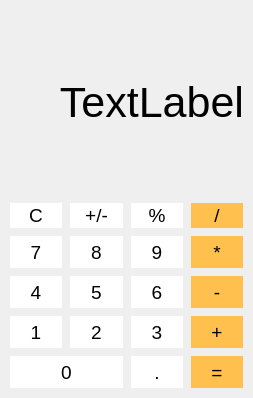
<?xml version="1.0" encoding="UTF-8"?>
<ui version="4.0">
 <class>main_window</class>
 <widget class="QMainWindow" name="main_window">
  <property name="geometry">
   <rect>
    <x>0</x>
    <y>0</y>
    <width>253</width>
    <height>398</height>
   </rect>
  </property>
  <property name="sizePolicy">
   <sizepolicy hsizetype="Minimum" vsizetype="Minimum">
    <horstretch>0</horstretch>
    <verstretch>0</verstretch>
   </sizepolicy>
  </property>
  <property name="windowTitle">
   <string>main_window</string>
  </property>
  <widget class="QWidget" name="centralwidget">
   <layout class="QVBoxLayout" name="verticalLayout_2">
    <item>
     <widget class="QLabel" name="label">
      <property name="font">
       <font>
        <pointsize>32</pointsize>
       </font>
      </property>
      <property name="styleSheet">
       <string notr="true"/>
      </property>
      <property name="text">
       <string>TextLabel</string>
      </property>
      <property name="alignment">
       <set>Qt::AlignRight|Qt::AlignTrailing|Qt::AlignVCenter</set>
      </property>
     </widget>
    </item>
    <item>
     <layout class="QVBoxLayout" name="vertical_layout">
      <property name="spacing">
       <number>-1</number>
      </property>
      <item>
       <layout class="QGridLayout" name="grid_layout">
        <property name="topMargin">
         <number>0</number>
        </property>
        <item row="2" column="0">
         <widget class="QPushButton" name="button_4">
          <property name="sizePolicy">
           <sizepolicy hsizetype="Preferred" vsizetype="Preferred">
            <horstretch>0</horstretch>
            <verstretch>0</verstretch>
           </sizepolicy>
          </property>
          <property name="font">
           <font>
            <pointsize>14</pointsize>
           </font>
          </property>
          <property name="styleSheet">
           <string notr="true">QPushButton
{
	background-color : white;
	border : none;
	padding : 1px;
	margin : 1px;
}

QPushButton:pressed
{
	background-color : silver;
}</string>
          </property>
          <property name="text">
           <string>4</string>
          </property>
          <attribute name="buttonGroup">
           <string notr="true">button_group</string>
          </attribute>
         </widget>
        </item>
        <item row="2" column="2">
         <widget class="QPushButton" name="button_6">
          <property name="sizePolicy">
           <sizepolicy hsizetype="Preferred" vsizetype="Preferred">
            <horstretch>0</horstretch>
            <verstretch>0</verstretch>
           </sizepolicy>
          </property>
          <property name="font">
           <font>
            <pointsize>14</pointsize>
           </font>
          </property>
          <property name="styleSheet">
           <string notr="true">QPushButton
{
	background-color : white;
	border : none;
	padding : 1px;
	margin : 1px;
}

QPushButton:pressed
{
	background-color : silver;
}</string>
          </property>
          <property name="text">
           <string>6</string>
          </property>
          <attribute name="buttonGroup">
           <string notr="true">button_group</string>
          </attribute>
         </widget>
        </item>
        <item row="1" column="3">
         <widget class="QPushButton" name="button_multiply">
          <property name="sizePolicy">
           <sizepolicy hsizetype="Preferred" vsizetype="Preferred">
            <horstretch>0</horstretch>
            <verstretch>0</verstretch>
           </sizepolicy>
          </property>
          <property name="font">
           <font>
            <pointsize>14</pointsize>
           </font>
          </property>
          <property name="styleSheet">
           <string notr="true">QPushButton
{
	background-color : #ffc04d;
	border : none;
	padding : 1px;
	margin : 1px;
}

QPushButton:pressed
{
	background-color : #e69500;
}</string>
          </property>
          <property name="text">
           <string>*</string>
          </property>
          <attribute name="buttonGroup">
           <string notr="true">button_group</string>
          </attribute>
         </widget>
        </item>
        <item row="2" column="1">
         <widget class="QPushButton" name="button_5">
          <property name="sizePolicy">
           <sizepolicy hsizetype="Preferred" vsizetype="Preferred">
            <horstretch>0</horstretch>
            <verstretch>0</verstretch>
           </sizepolicy>
          </property>
          <property name="font">
           <font>
            <pointsize>14</pointsize>
           </font>
          </property>
          <property name="styleSheet">
           <string notr="true">QPushButton
{
	background-color : white;
	border : none;
	padding : 1px;
	margin : 1px;
}

QPushButton:pressed
{
	background-color : silver;
}</string>
          </property>
          <property name="text">
           <string>5</string>
          </property>
          <attribute name="buttonGroup">
           <string notr="true">button_group</string>
          </attribute>
         </widget>
        </item>
        <item row="3" column="1">
         <widget class="QPushButton" name="button_2">
          <property name="sizePolicy">
           <sizepolicy hsizetype="Preferred" vsizetype="Preferred">
            <horstretch>0</horstretch>
            <verstretch>0</verstretch>
           </sizepolicy>
          </property>
          <property name="font">
           <font>
            <pointsize>14</pointsize>
           </font>
          </property>
          <property name="styleSheet">
           <string notr="true">QPushButton
{
	background-color : white;
	border : none;
	padding : 1px;
	margin : 1px;
}

QPushButton:pressed
{
	background-color : silver;
}</string>
          </property>
          <property name="text">
           <string>2</string>
          </property>
          <attribute name="buttonGroup">
           <string notr="true">button_group</string>
          </attribute>
         </widget>
        </item>
        <item row="3" column="0">
         <widget class="QPushButton" name="button_1">
          <property name="sizePolicy">
           <sizepolicy hsizetype="Preferred" vsizetype="Preferred">
            <horstretch>0</horstretch>
            <verstretch>0</verstretch>
           </sizepolicy>
          </property>
          <property name="font">
           <font>
            <pointsize>14</pointsize>
           </font>
          </property>
          <property name="styleSheet">
           <string notr="true">QPushButton
{
	background-color : white;
	border : none;
	padding : 1px;
	margin : 1px;
}

QPushButton:pressed
{
	background-color : silver;
}</string>
          </property>
          <property name="text">
           <string>1</string>
          </property>
          <attribute name="buttonGroup">
           <string notr="true">button_group</string>
          </attribute>
         </widget>
        </item>
        <item row="4" column="2">
         <widget class="QPushButton" name="button_dot">
          <property name="sizePolicy">
           <sizepolicy hsizetype="Preferred" vsizetype="Preferred">
            <horstretch>0</horstretch>
            <verstretch>0</verstretch>
           </sizepolicy>
          </property>
          <property name="font">
           <font>
            <pointsize>14</pointsize>
           </font>
          </property>
          <property name="styleSheet">
           <string notr="true">QPushButton
{
	background-color : white;
	border : none;
	padding : 1px;
	margin : 1px;
}

QPushButton:pressed
{
	background-color : silver;
}</string>
          </property>
          <property name="text">
           <string>.</string>
          </property>
          <attribute name="buttonGroup">
           <string notr="true">button_group</string>
          </attribute>
         </widget>
        </item>
        <item row="0" column="0">
         <widget class="QPushButton" name="button_clear">
          <property name="font">
           <font>
            <pointsize>14</pointsize>
           </font>
          </property>
          <property name="styleSheet">
           <string notr="true">QPushButton
{
	background-color : white;
	border : none;
	padding : 1px;
	margin : 1px;
}

QPushButton:pressed
{
	background-color : silver;
}</string>
          </property>
          <property name="text">
           <string>C</string>
          </property>
          <attribute name="buttonGroup">
           <string notr="true">button_group</string>
          </attribute>
         </widget>
        </item>
        <item row="0" column="3">
         <widget class="QPushButton" name="button_divide">
          <property name="sizePolicy">
           <sizepolicy hsizetype="Preferred" vsizetype="Preferred">
            <horstretch>0</horstretch>
            <verstretch>0</verstretch>
           </sizepolicy>
          </property>
          <property name="font">
           <font>
            <pointsize>14</pointsize>
           </font>
          </property>
          <property name="styleSheet">
           <string notr="true">QPushButton
{
	background-color : #ffc04d;
	border : none;
	padding : 1px;
	margin : 1px;
}

QPushButton:pressed
{
	background-color : #e69500;
}</string>
          </property>
          <property name="text">
           <string>/</string>
          </property>
          <attribute name="buttonGroup">
           <string notr="true">button_group</string>
          </attribute>
         </widget>
        </item>
        <item row="2" column="3">
         <widget class="QPushButton" name="button_substract">
          <property name="sizePolicy">
           <sizepolicy hsizetype="Preferred" vsizetype="Preferred">
            <horstretch>0</horstretch>
            <verstretch>0</verstretch>
           </sizepolicy>
          </property>
          <property name="font">
           <font>
            <pointsize>14</pointsize>
           </font>
          </property>
          <property name="styleSheet">
           <string notr="true">QPushButton
{
	background-color : #ffc04d;
	border : none;
	padding : 1px;
	margin : 1px;
}

QPushButton:pressed
{
	background-color : #e69500;
}</string>
          </property>
          <property name="text">
           <string>-</string>
          </property>
          <attribute name="buttonGroup">
           <string notr="true">button_group</string>
          </attribute>
         </widget>
        </item>
        <item row="0" column="2">
         <widget class="QPushButton" name="button_percent">
          <property name="sizePolicy">
           <sizepolicy hsizetype="Preferred" vsizetype="Preferred">
            <horstretch>0</horstretch>
            <verstretch>0</verstretch>
           </sizepolicy>
          </property>
          <property name="font">
           <font>
            <pointsize>14</pointsize>
           </font>
          </property>
          <property name="styleSheet">
           <string notr="true">QPushButton
{
	background-color : white;
	border : none;
	padding : 1px;
	margin : 1px;
}

QPushButton:pressed
{
	background-color : silver;
}</string>
          </property>
          <property name="text">
           <string>%</string>
          </property>
          <attribute name="buttonGroup">
           <string notr="true">button_group</string>
          </attribute>
         </widget>
        </item>
        <item row="1" column="0">
         <widget class="QPushButton" name="button_7">
          <property name="sizePolicy">
           <sizepolicy hsizetype="Preferred" vsizetype="Preferred">
            <horstretch>0</horstretch>
            <verstretch>0</verstretch>
           </sizepolicy>
          </property>
          <property name="font">
           <font>
            <pointsize>14</pointsize>
           </font>
          </property>
          <property name="styleSheet">
           <string notr="true">QPushButton
{
	background-color : white;
	border : none;
	padding : 1px;
	margin : 1px;
}

QPushButton:pressed
{
	background-color : silver;
}</string>
          </property>
          <property name="text">
           <string>7</string>
          </property>
          <attribute name="buttonGroup">
           <string notr="true">button_group</string>
          </attribute>
         </widget>
        </item>
        <item row="4" column="3">
         <widget class="QPushButton" name="button_evaluate">
          <property name="sizePolicy">
           <sizepolicy hsizetype="Preferred" vsizetype="Preferred">
            <horstretch>0</horstretch>
            <verstretch>0</verstretch>
           </sizepolicy>
          </property>
          <property name="font">
           <font>
            <pointsize>14</pointsize>
           </font>
          </property>
          <property name="styleSheet">
           <string notr="true">QPushButton
{
	background-color : #ffc04d;
	border : none;
	padding : 1px;
	margin : 1px;
}

QPushButton:pressed
{
	background-color : #e69500;
}</string>
          </property>
          <property name="text">
           <string>=</string>
          </property>
          <attribute name="buttonGroup">
           <string notr="true">button_group</string>
          </attribute>
         </widget>
        </item>
        <item row="0" column="1">
         <widget class="QPushButton" name="button_sign">
          <property name="sizePolicy">
           <sizepolicy hsizetype="Preferred" vsizetype="Preferred">
            <horstretch>0</horstretch>
            <verstretch>0</verstretch>
           </sizepolicy>
          </property>
          <property name="font">
           <font>
            <pointsize>14</pointsize>
           </font>
          </property>
          <property name="styleSheet">
           <string notr="true">QPushButton
{
	background-color : white;
	border : none;
	padding : 1px;
	margin : 1px;
}

QPushButton:pressed
{
	background-color : silver;
}</string>
          </property>
          <property name="text">
           <string>+/-</string>
          </property>
          <attribute name="buttonGroup">
           <string notr="true">button_group</string>
          </attribute>
         </widget>
        </item>
        <item row="1" column="2">
         <widget class="QPushButton" name="button_9">
          <property name="sizePolicy">
           <sizepolicy hsizetype="Preferred" vsizetype="Preferred">
            <horstretch>0</horstretch>
            <verstretch>0</verstretch>
           </sizepolicy>
          </property>
          <property name="font">
           <font>
            <pointsize>14</pointsize>
           </font>
          </property>
          <property name="styleSheet">
           <string notr="true">QPushButton
{
	background-color : white;
	border : none;
	padding : 1px;
	margin : 1px;
}

QPushButton:pressed
{
	background-color : silver;
}</string>
          </property>
          <property name="text">
           <string>9</string>
          </property>
          <attribute name="buttonGroup">
           <string notr="true">button_group</string>
          </attribute>
         </widget>
        </item>
        <item row="4" column="0" colspan="2">
         <widget class="QPushButton" name="button_0">
          <property name="sizePolicy">
           <sizepolicy hsizetype="Preferred" vsizetype="Preferred">
            <horstretch>0</horstretch>
            <verstretch>0</verstretch>
           </sizepolicy>
          </property>
          <property name="font">
           <font>
            <pointsize>14</pointsize>
           </font>
          </property>
          <property name="styleSheet">
           <string notr="true">QPushButton
{
	background-color : white;
	border : none;
	padding : 1px;
	margin : 1px;
}

QPushButton:pressed
{
	background-color : silver;
}</string>
          </property>
          <property name="text">
           <string>0</string>
          </property>
         </widget>
        </item>
        <item row="1" column="1">
         <widget class="QPushButton" name="button_8">
          <property name="sizePolicy">
           <sizepolicy hsizetype="Preferred" vsizetype="Preferred">
            <horstretch>0</horstretch>
            <verstretch>0</verstretch>
           </sizepolicy>
          </property>
          <property name="font">
           <font>
            <pointsize>14</pointsize>
           </font>
          </property>
          <property name="styleSheet">
           <string notr="true">QPushButton
{
	background-color : white;
	border : none;
	padding : 1px;
	margin : 1px;
}

QPushButton:pressed
{
	background-color : silver;
}</string>
          </property>
          <property name="text">
           <string>8</string>
          </property>
          <attribute name="buttonGroup">
           <string notr="true">button_group</string>
          </attribute>
         </widget>
        </item>
        <item row="3" column="2">
         <widget class="QPushButton" name="button_3">
          <property name="sizePolicy">
           <sizepolicy hsizetype="Preferred" vsizetype="Preferred">
            <horstretch>0</horstretch>
            <verstretch>0</verstretch>
           </sizepolicy>
          </property>
          <property name="font">
           <font>
            <pointsize>14</pointsize>
           </font>
          </property>
          <property name="styleSheet">
           <string notr="true">QPushButton
{
	background-color : white;
	border : none;
	padding : 1px;
	margin : 1px;
}

QPushButton:pressed
{
	background-color : silver;
}</string>
          </property>
          <property name="text">
           <string>3</string>
          </property>
          <attribute name="buttonGroup">
           <string notr="true">button_group</string>
          </attribute>
         </widget>
        </item>
        <item row="3" column="3">
         <widget class="QPushButton" name="button_add">
          <property name="sizePolicy">
           <sizepolicy hsizetype="Preferred" vsizetype="Preferred">
            <horstretch>0</horstretch>
            <verstretch>0</verstretch>
           </sizepolicy>
          </property>
          <property name="font">
           <font>
            <pointsize>14</pointsize>
           </font>
          </property>
          <property name="styleSheet">
           <string notr="true">QPushButton
{
	background-color : #ffc04d;
	border : none;
	padding : 1px;
	margin : 1px;
}

QPushButton:pressed
{
	background-color : #e69500;
}</string>
          </property>
          <property name="text">
           <string>+</string>
          </property>
          <attribute name="buttonGroup">
           <string notr="true">button_group</string>
          </attribute>
         </widget>
        </item>
       </layout>
      </item>
     </layout>
    </item>
   </layout>
  </widget>
  <widget class="QMenuBar" name="menubar">
   <property name="geometry">
    <rect>
     <x>0</x>
     <y>0</y>
     <width>253</width>
     <height>22</height>
    </rect>
   </property>
  </widget>
 </widget>
 <resources/>
 <connections/>
 <buttongroups>
  <buttongroup name="button_group"/>
 </buttongroups>
</ui>
